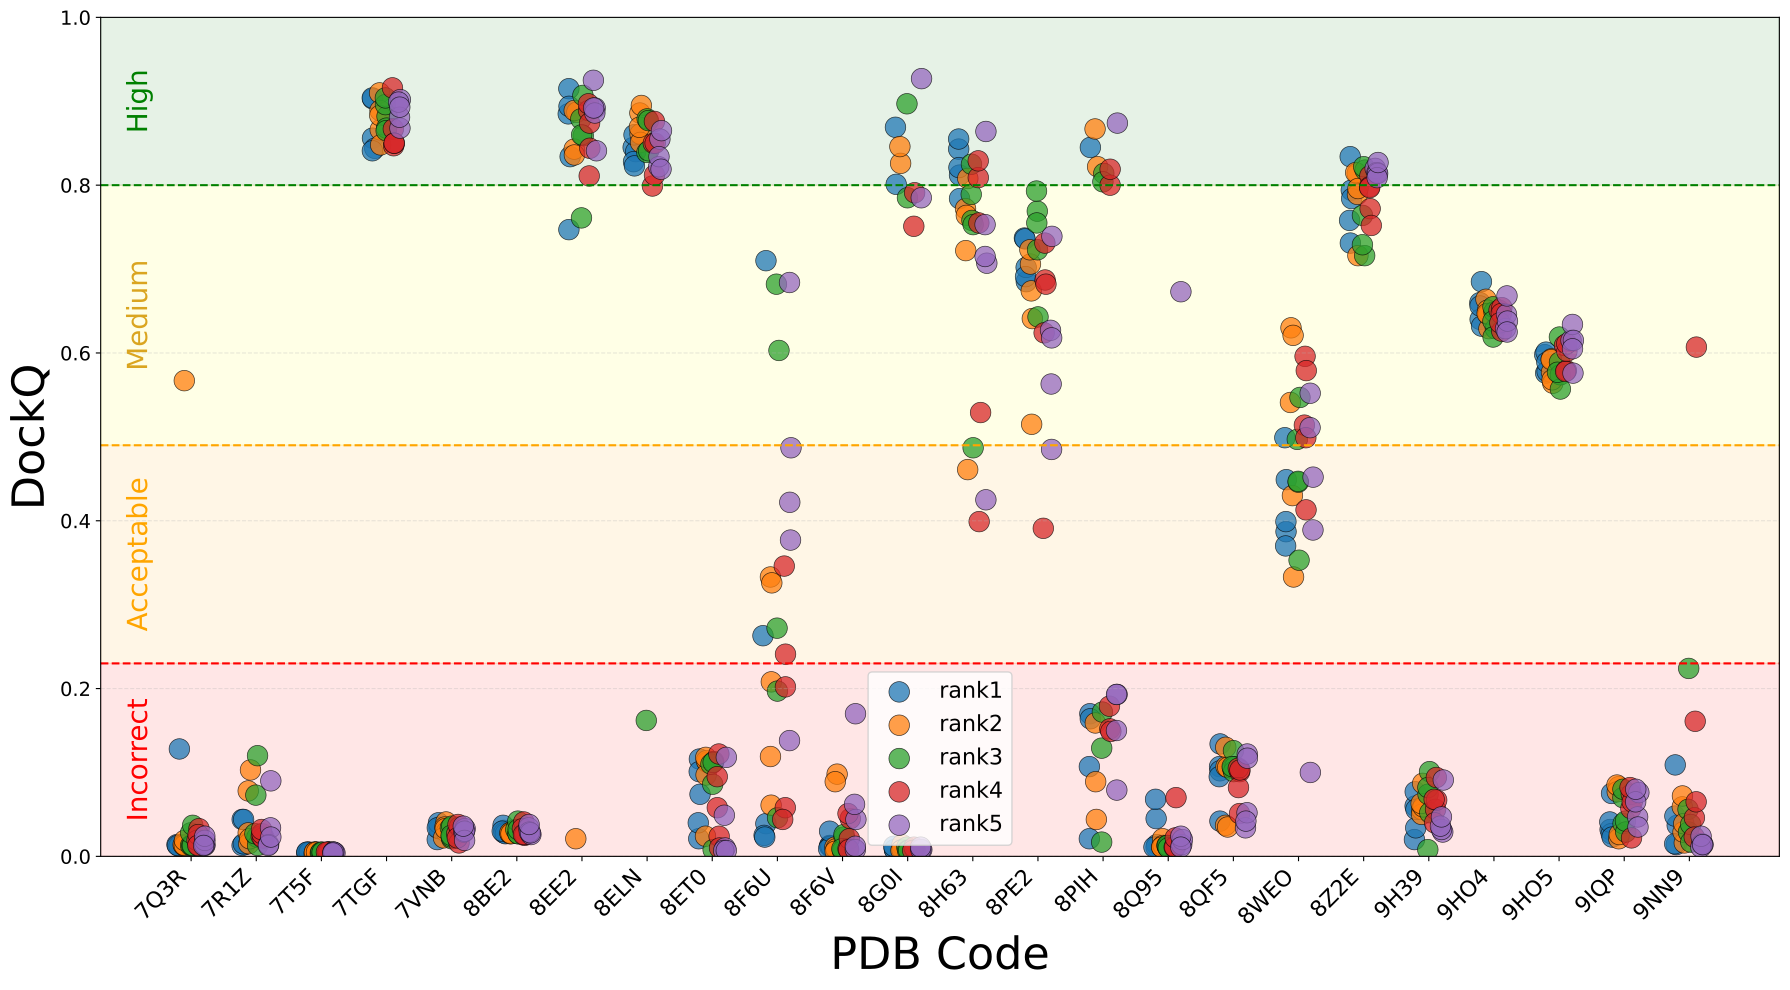

Recreate this plot in Python.
"""
Plot DockQ scores for five ranks (rank1-rank5) across multiple seeds for each benchmark structure.

Input files:
    ../seed1/output/DockQ_seed*_rank*.txt

Output:
    DockQ_allranks_pdb_plot.pdf
"""

import glob
import os

import matplotlib.pyplot as plt
import numpy as np
import pandas as pd

# ==========================================
# Plot settings
# ==========================================
rank_colors = {
    "rank1": "#1f77b4",
    "rank2": "#ff7f0e",
    "rank3": "#2ca02c",
    "rank4": "#d62728",
    "rank5": "#9467bd",
}

offsets = {
    "rank1": -0.20,
    "rank2": -0.10,
    "rank3": 0.00,
    "rank4": 0.10,
    "rank5": 0.20,
}

# ==========================================
# Find DockQ files
# ==========================================
files = sorted(
    glob.glob(
        "../seed1/output/DockQ_seed*_rank*.txt"
    )
)

# ==========================================
# Load data
# ==========================================
all_data = []

for file in files:

    df = pd.read_csv(
        file,
        sep=r"\s+"
    )

    df.columns = df.columns.str.strip()

    filename = os.path.basename(file)

    # Example:
    # DockQ_seed1_rank1.txt
    parts = (
        filename
        .replace(".txt", "")
        .split("_")
    )

    seed = parts[1]
    rank = parts[2]

    if "Folder" not in df.columns:
        raise ValueError(
            f"'Folder' column not found in {file}\n"
            f"Columns found: {df.columns.tolist()}"
        )

    df["PDB_code"] = (
        df["Folder"]
        .astype(str)
        .str.split("/")
        .str[0]
    )

    df["DockQ"] = pd.to_numeric(
        df["DockQ"],
        errors="coerce"
    )

    df["Seed"] = seed
    df["Rank"] = rank

    all_data.append(
        df[
            [
                "PDB_code",
                "DockQ",
                "Seed",
                "Rank"
            ]
        ]
    )

# ==========================================
# Combine data
# ==========================================
df_all = pd.concat(
    all_data,
    ignore_index=True
)

df_all = df_all.dropna(
    subset=["PDB_code", "DockQ"]
)

df_all = df_all[
    df_all["Rank"].isin(
        rank_colors.keys()
    )
]

# ==========================================
# Assign x positions
# ==========================================
pdb_codes = sorted(
    df_all["PDB_code"].unique()
)

pdb_to_x = {
    pdb: i
    for i, pdb in enumerate(pdb_codes)
}

df_all["x"] = (
    df_all["PDB_code"]
    .map(pdb_to_x)
)

print(
    f"Total structures: "
    f"{len(pdb_codes)}"
)

# ==========================================
# Create plot
# ==========================================
plt.figure(figsize=(18, 10))

# DockQ quality regions
plt.axhspan(
    0.80, 1.00,
    color="green",
    alpha=0.10
)

plt.axhspan(
    0.49, 0.80,
    color="yellow",
    alpha=0.10
)

plt.axhspan(
    0.23, 0.49,
    color="orange",
    alpha=0.10
)

plt.axhspan(
    0.00, 0.23,
    color="red",
    alpha=0.10
)

# Threshold lines
plt.axhline(
    0.80,
    color="green",
    linestyle="--"
)

plt.axhline(
    0.49,
    color="orange",
    linestyle="--"
)

plt.axhline(
    0.23,
    color="red",
    linestyle="--"
)

# Region labels
plt.text(
    -1.0,
    0.115,
    "Incorrect",
    fontsize=20,
    color="red",
    rotation=90,
    va="center"
)

plt.text(
    -1.0,
    0.36,
    "Acceptable",
    fontsize=20,
    color="orange",
    rotation=90,
    va="center"
)

plt.text(
    -1.0,
    0.645,
    "Medium",
    fontsize=20,
    color="goldenrod",
    rotation=90,
    va="center"
)

plt.text(
    -1.0,
    0.90,
    "High",
    fontsize=20,
    color="green",
    rotation=90,
    va="center"
)

# ==========================================
# Scatter plot
# ==========================================
for rank in rank_colors:

    subset = df_all[
        df_all["Rank"] == rank
    ]

    jitter = np.random.uniform(
        -0.025,
        0.025,
        len(subset)
    )

    plt.scatter(
        subset["x"]
        + offsets[rank]
        + jitter,
        subset["DockQ"],
        s=220,
        color=rank_colors[rank],
        alpha=0.75,
        edgecolor="black",
        linewidth=0.5,
        label=rank
    )

# ==========================================
# Axis formatting
# ==========================================
plt.xticks(
    range(len(pdb_codes)),
    pdb_codes,
    rotation=45,
    ha="right",
    fontsize=16
)

plt.yticks(fontsize=14)

plt.xlabel(
    "PDB Code",
    fontsize=32
)

plt.ylabel(
    "DockQ",
    fontsize=32
)

plt.ylim(0, 1)

plt.grid(
    axis="y",
    linestyle="--",
    alpha=0.3
)

plt.legend(
    fontsize=16
)

plt.tight_layout()

# ==========================================
# Save figure
# ==========================================
output_file = (
    "DockQ_allranks_pdb_plot.pdf"
)

plt.savefig(
    output_file,
    dpi=300,
    bbox_inches="tight"
)

plt.show()

print(
    f"\nSaved plot to "
    f"{output_file}"
)
